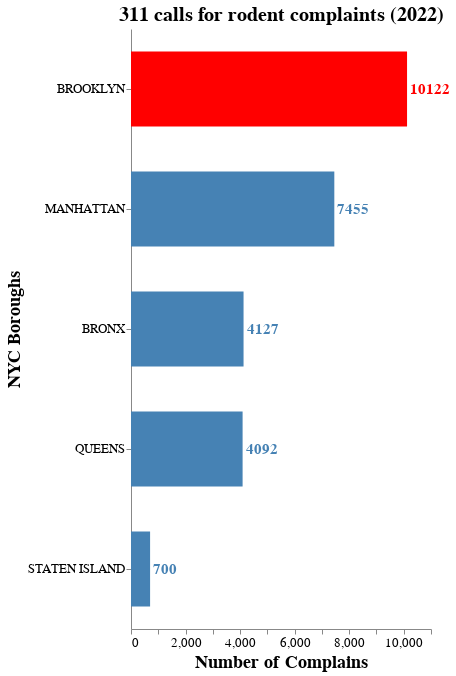

The notebook cell this image was saved under:
### Code cell
bars2022 = alt.Chart(year2022.head(5)).mark_bar(size=75).encode(
    x = alt.X("count", title="Number of Complains"),
    y = alt.Y('Borough:N', title="NYC Boroughs").sort('-x'),
    color= alt.condition(
        alt.datum.count > 10000, 
        alt.value("red"),
        alt.value("steelblue"))
)

text2022 = bars2022.mark_text(
    align='left',
    baseline='middle',
    dx=3,  # Nudges text to right so it doesn't appear on top of the bar
    fontStyle='bold',
    fontSize= 15
).encode(text='count:Q')

complains2022 = (bars2022 + text2022).properties(width = 'container', height = 600, 
    title = "311 calls for rodent complaints (2022)").configure_title(
    fontSize=20).configure_view(strokeWidth=0).configure_axis(labelFontSize=13,
    titleFontSize=18, grid=False)

complains2022

### Figure 1 — Vega-Lite specification as saved in the notebook (floating-point values rounded to 4 significant figures)
{"config": {"view": {"continuousWidth": 300, "continuousHeight": 300, "strokeWidth": 0}, "axis": {"grid": false, "labelFontSize": 13, "titleFontSize": 18}, "title": {"fontSize": 20}}, "layer": [{"mark": {"type": "bar", "size": 75}, "encoding": {"color": {"condition": {"test": "(datum.count > 10000)", "value": "red"}, "value": "steelblue"}, "x": {"field": "count", "title": "Number of Complains", "type": "quantitative"}, "y": {"field": "Borough", "sort": "-x", "title": "NYC Boroughs", "type": "nominal"}}}, {"mark": {"type": "text", "align": "left", "baseline": "middle", "dx": 3, "fontSize": 15, "fontStyle": "bold"}, "encoding": {"color": {"condition": {"test": "(datum.count > 10000)", "value": "red"}, "value": "steelblue"}, "text": {"field": "count", "type": "quantitative"}, "x": {"field": "count", "title": "Number of Complains", "type": "quantitative"}, "y": {"field": "Borough", "sort": "-x", "title": "NYC Boroughs", "type": "nominal"}}}], "data": {"name": "data-d6ba38a8d4e66e8e00bee9a5854ca68d"}, "height": 600, "title": "311 calls for rodent complaints (2022)", "width": "container", "$schema": "https://vega.github.io/schema/vega-lite/v5.8.0.json", "datasets": {"data-d6ba38a8d4e66e8e00bee9a5854ca68d": [{"year": 2022, "Borough": "BROOKLYN", "count": 10122}, {"year": 2022, "Borough": "MANHATTAN", "count": 7455}, {"year": 2022, "Borough": "BRONX", "count": 4127}, {"year": 2022, "Borough": "QUEENS", "count": 4092}, {"year": 2022, "Borough": "STATEN ISLAND", "count": 700}]}}
